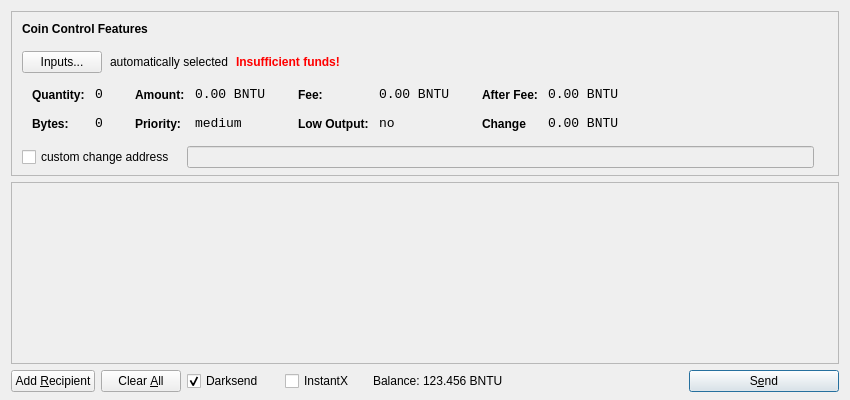
<?xml version="1.0" encoding="UTF-8"?>
<ui version="4.0">
 <class>SendCoinsDialog</class>
 <widget class="QDialog" name="SendCoinsDialog">
  <property name="geometry">
   <rect>
    <x>0</x>
    <y>0</y>
    <width>850</width>
    <height>400</height>
   </rect>
  </property>
  <property name="windowTitle">
   <string>Send Coins</string>
  </property>
  <layout class="QVBoxLayout" name="verticalLayout" stretch="0,1,0">
   <property name="bottomMargin">
    <number>8</number>
   </property>
   <item>
    <widget class="QFrame" name="frameCoinControl">
     <property name="sizePolicy">
      <sizepolicy hsizetype="Expanding" vsizetype="Expanding">
       <horstretch>0</horstretch>
       <verstretch>0</verstretch>
      </sizepolicy>
     </property>
     <property name="maximumSize">
      <size>
       <width>16777215</width>
       <height>16777215</height>
      </size>
     </property>
     <property name="frameShape">
      <enum>QFrame::StyledPanel</enum>
     </property>
     <property name="frameShadow">
      <enum>QFrame::Sunken</enum>
     </property>
     <layout class="QVBoxLayout" name="verticalLayoutCoinControl2">
      <property name="spacing">
       <number>-1</number>
      </property>
      <property name="leftMargin">
       <number>0</number>
      </property>
      <property name="topMargin">
       <number>0</number>
      </property>
      <property name="rightMargin">
       <number>0</number>
      </property>
      <property name="bottomMargin">
       <number>6</number>
      </property>
      <item>
       <layout class="QVBoxLayout" name="verticalLayoutCoinControl" stretch="0,0,0,0,1">
        <property name="spacing">
         <number>0</number>
        </property>
        <property name="leftMargin">
         <number>10</number>
        </property>
        <property name="topMargin">
         <number>10</number>
        </property>
        <item>
         <layout class="QHBoxLayout" name="horizontalLayoutCoinControl1">
          <property name="bottomMargin">
           <number>15</number>
          </property>
          <item>
           <widget class="QLabel" name="labelCoinControlFeatures">
            <property name="sizePolicy">
             <sizepolicy hsizetype="Preferred" vsizetype="Maximum">
              <horstretch>0</horstretch>
              <verstretch>0</verstretch>
             </sizepolicy>
            </property>
            <property name="font">
             <font>
              <weight>75</weight>
              <bold>true</bold>
             </font>
            </property>
            <property name="styleSheet">
             <string notr="true">font-weight:bold;</string>
            </property>
            <property name="text">
             <string>Coin Control Features</string>
            </property>
           </widget>
          </item>
         </layout>
        </item>
        <item>
         <layout class="QHBoxLayout" name="horizontalLayoutCoinControl2" stretch="0,0,0,0">
          <property name="spacing">
           <number>8</number>
          </property>
          <property name="bottomMargin">
           <number>10</number>
          </property>
          <item>
           <widget class="QPushButton" name="pushButtonCoinControl">
            <property name="styleSheet">
             <string notr="true"/>
            </property>
            <property name="text">
             <string>Inputs...</string>
            </property>
           </widget>
          </item>
          <item>
           <widget class="QLabel" name="labelCoinControlAutomaticallySelected">
            <property name="text">
             <string>automatically selected</string>
            </property>
            <property name="margin">
             <number>5</number>
            </property>
           </widget>
          </item>
          <item>
           <widget class="QLabel" name="labelCoinControlInsuffFunds">
            <property name="font">
             <font>
              <weight>75</weight>
              <bold>true</bold>
             </font>
            </property>
            <property name="styleSheet">
             <string notr="true">color:red;font-weight:bold;</string>
            </property>
            <property name="text">
             <string>Insufficient funds!</string>
            </property>
            <property name="margin">
             <number>5</number>
            </property>
           </widget>
          </item>
          <item>
           <spacer name="horizontalSpacerCoinControl">
            <property name="orientation">
             <enum>Qt::Horizontal</enum>
            </property>
            <property name="sizeHint" stdset="0">
             <size>
              <width>40</width>
              <height>1</height>
             </size>
            </property>
           </spacer>
          </item>
         </layout>
        </item>
        <item>
         <widget class="QWidget" name="widgetCoinControl" native="true">
          <property name="sizePolicy">
           <sizepolicy hsizetype="Preferred" vsizetype="Preferred">
            <horstretch>0</horstretch>
            <verstretch>0</verstretch>
           </sizepolicy>
          </property>
          <property name="minimumSize">
           <size>
            <width>0</width>
            <height>0</height>
           </size>
          </property>
          <property name="styleSheet">
           <string notr="true"/>
          </property>
          <layout class="QHBoxLayout" name="horizontalLayoutCoinControl5">
           <property name="margin">
            <number>0</number>
           </property>
           <item>
            <layout class="QHBoxLayout" name="horizontalLayoutCoinControl3" stretch="0,0,0,1">
             <property name="spacing">
              <number>20</number>
             </property>
             <property name="topMargin">
              <number>0</number>
             </property>
             <property name="bottomMargin">
              <number>10</number>
             </property>
             <item>
              <layout class="QFormLayout" name="formLayoutCoinControl1">
               <property name="horizontalSpacing">
                <number>10</number>
               </property>
               <property name="verticalSpacing">
                <number>14</number>
               </property>
               <property name="leftMargin">
                <number>10</number>
               </property>
               <property name="topMargin">
                <number>4</number>
               </property>
               <property name="rightMargin">
                <number>6</number>
               </property>
               <item row="0" column="0">
                <widget class="QLabel" name="labelCoinControlQuantityText">
                 <property name="styleSheet">
                  <string notr="true">font-weight:bold;</string>
                 </property>
                 <property name="text">
                  <string>Quantity:</string>
                 </property>
                 <property name="margin">
                  <number>0</number>
                 </property>
                </widget>
               </item>
               <item row="0" column="1">
                <widget class="QLabel" name="labelCoinControlQuantity">
                 <property name="font">
                  <font>
                   <family>Monospace</family>
                   <pointsize>10</pointsize>
                  </font>
                 </property>
                 <property name="cursor">
                  <cursorShape>IBeamCursor</cursorShape>
                 </property>
                 <property name="contextMenuPolicy">
                  <enum>Qt::ActionsContextMenu</enum>
                 </property>
                 <property name="text">
                  <string>0</string>
                 </property>
                 <property name="margin">
                  <number>0</number>
                 </property>
                 <property name="textInteractionFlags">
                  <set>Qt::LinksAccessibleByMouse|Qt::TextSelectableByKeyboard|Qt::TextSelectableByMouse</set>
                 </property>
                </widget>
               </item>
               <item row="1" column="0">
                <widget class="QLabel" name="labelCoinControlBytesText">
                 <property name="styleSheet">
                  <string notr="true">font-weight:bold;</string>
                 </property>
                 <property name="text">
                  <string>Bytes:</string>
                 </property>
                </widget>
               </item>
               <item row="1" column="1">
                <widget class="QLabel" name="labelCoinControlBytes">
                 <property name="font">
                  <font>
                   <family>Monospace</family>
                   <pointsize>10</pointsize>
                  </font>
                 </property>
                 <property name="cursor">
                  <cursorShape>IBeamCursor</cursorShape>
                 </property>
                 <property name="contextMenuPolicy">
                  <enum>Qt::ActionsContextMenu</enum>
                 </property>
                 <property name="text">
                  <string>0</string>
                 </property>
                 <property name="textInteractionFlags">
                  <set>Qt::LinksAccessibleByMouse|Qt::TextSelectableByKeyboard|Qt::TextSelectableByMouse</set>
                 </property>
                </widget>
               </item>
              </layout>
             </item>
             <item>
              <layout class="QFormLayout" name="formLayoutCoinControl2">
               <property name="horizontalSpacing">
                <number>10</number>
               </property>
               <property name="verticalSpacing">
                <number>14</number>
               </property>
               <property name="leftMargin">
                <number>6</number>
               </property>
               <property name="topMargin">
                <number>4</number>
               </property>
               <property name="rightMargin">
                <number>6</number>
               </property>
               <item row="0" column="0">
                <widget class="QLabel" name="labelCoinControlAmountText">
                 <property name="styleSheet">
                  <string notr="true">font-weight:bold;</string>
                 </property>
                 <property name="text">
                  <string>Amount:</string>
                 </property>
                 <property name="margin">
                  <number>0</number>
                 </property>
                </widget>
               </item>
               <item row="0" column="1">
                <widget class="QLabel" name="labelCoinControlAmount">
                 <property name="font">
                  <font>
                   <family>Monospace</family>
                   <pointsize>10</pointsize>
                  </font>
                 </property>
                 <property name="cursor">
                  <cursorShape>IBeamCursor</cursorShape>
                 </property>
                 <property name="contextMenuPolicy">
                  <enum>Qt::ActionsContextMenu</enum>
                 </property>
                 <property name="text">
                  <string>0.00 BNTU</string>
                 </property>
                 <property name="textInteractionFlags">
                  <set>Qt::LinksAccessibleByMouse|Qt::TextSelectableByKeyboard|Qt::TextSelectableByMouse</set>
                 </property>
                </widget>
               </item>
               <item row="1" column="0">
                <widget class="QLabel" name="labelCoinControlPriorityText">
                 <property name="styleSheet">
                  <string notr="true">font-weight:bold;</string>
                 </property>
                 <property name="text">
                  <string>Priority:</string>
                 </property>
                </widget>
               </item>
               <item row="1" column="1">
                <widget class="QLabel" name="labelCoinControlPriority">
                 <property name="font">
                  <font>
                   <family>Monospace</family>
                   <pointsize>10</pointsize>
                  </font>
                 </property>
                 <property name="cursor">
                  <cursorShape>IBeamCursor</cursorShape>
                 </property>
                 <property name="contextMenuPolicy">
                  <enum>Qt::ActionsContextMenu</enum>
                 </property>
                 <property name="text">
                  <string>medium</string>
                 </property>
                 <property name="textInteractionFlags">
                  <set>Qt::LinksAccessibleByMouse|Qt::TextSelectableByKeyboard|Qt::TextSelectableByMouse</set>
                 </property>
                </widget>
               </item>
              </layout>
             </item>
             <item>
              <layout class="QFormLayout" name="formLayoutCoinControl3">
               <property name="horizontalSpacing">
                <number>10</number>
               </property>
               <property name="verticalSpacing">
                <number>14</number>
               </property>
               <property name="leftMargin">
                <number>6</number>
               </property>
               <property name="topMargin">
                <number>4</number>
               </property>
               <property name="rightMargin">
                <number>6</number>
               </property>
               <item row="0" column="0">
                <widget class="QLabel" name="labelCoinControlFeeText">
                 <property name="styleSheet">
                  <string notr="true">font-weight:bold;</string>
                 </property>
                 <property name="text">
                  <string>Fee:</string>
                 </property>
                 <property name="margin">
                  <number>0</number>
                 </property>
                </widget>
               </item>
               <item row="0" column="1">
                <widget class="QLabel" name="labelCoinControlFee">
                 <property name="font">
                  <font>
                   <family>Monospace</family>
                   <pointsize>10</pointsize>
                  </font>
                 </property>
                 <property name="cursor">
                  <cursorShape>IBeamCursor</cursorShape>
                 </property>
                 <property name="contextMenuPolicy">
                  <enum>Qt::ActionsContextMenu</enum>
                 </property>
                 <property name="text">
                  <string>0.00 BNTU</string>
                 </property>
                 <property name="textInteractionFlags">
                  <set>Qt::LinksAccessibleByMouse|Qt::TextSelectableByKeyboard|Qt::TextSelectableByMouse</set>
                 </property>
                </widget>
               </item>
               <item row="1" column="0">
                <widget class="QLabel" name="labelCoinControlLowOutputText">
                 <property name="styleSheet">
                  <string notr="true">font-weight:bold;</string>
                 </property>
                 <property name="text">
                  <string>Low Output:</string>
                 </property>
                </widget>
               </item>
               <item row="1" column="1">
                <widget class="QLabel" name="labelCoinControlLowOutput">
                 <property name="font">
                  <font>
                   <family>Monospace</family>
                   <pointsize>10</pointsize>
                  </font>
                 </property>
                 <property name="cursor">
                  <cursorShape>IBeamCursor</cursorShape>
                 </property>
                 <property name="contextMenuPolicy">
                  <enum>Qt::ActionsContextMenu</enum>
                 </property>
                 <property name="text">
                  <string>no</string>
                 </property>
                 <property name="textInteractionFlags">
                  <set>Qt::LinksAccessibleByMouse|Qt::TextSelectableByKeyboard|Qt::TextSelectableByMouse</set>
                 </property>
                </widget>
               </item>
              </layout>
             </item>
             <item>
              <layout class="QFormLayout" name="formLayoutCoinControl4">
               <property name="horizontalSpacing">
                <number>10</number>
               </property>
               <property name="verticalSpacing">
                <number>14</number>
               </property>
               <property name="leftMargin">
                <number>6</number>
               </property>
               <property name="topMargin">
                <number>4</number>
               </property>
               <property name="rightMargin">
                <number>6</number>
               </property>
               <item row="0" column="0">
                <widget class="QLabel" name="labelCoinControlAfterFeeText">
                 <property name="styleSheet">
                  <string notr="true">font-weight:bold;</string>
                 </property>
                 <property name="text">
                  <string>After Fee:</string>
                 </property>
                 <property name="margin">
                  <number>0</number>
                 </property>
                </widget>
               </item>
               <item row="0" column="1">
                <widget class="QLabel" name="labelCoinControlAfterFee">
                 <property name="font">
                  <font>
                   <family>Monospace</family>
                   <pointsize>10</pointsize>
                  </font>
                 </property>
                 <property name="cursor">
                  <cursorShape>IBeamCursor</cursorShape>
                 </property>
                 <property name="contextMenuPolicy">
                  <enum>Qt::ActionsContextMenu</enum>
                 </property>
                 <property name="text">
                  <string>0.00 BNTU</string>
                 </property>
                 <property name="textInteractionFlags">
                  <set>Qt::LinksAccessibleByMouse|Qt::TextSelectableByKeyboard|Qt::TextSelectableByMouse</set>
                 </property>
                </widget>
               </item>
               <item row="1" column="0">
                <widget class="QLabel" name="labelCoinControlChangeText">
                 <property name="styleSheet">
                  <string notr="true">font-weight:bold;</string>
                 </property>
                 <property name="text">
                  <string>Change</string>
                 </property>
                </widget>
               </item>
               <item row="1" column="1">
                <widget class="QLabel" name="labelCoinControlChange">
                 <property name="font">
                  <font>
                   <family>Monospace</family>
                   <pointsize>10</pointsize>
                  </font>
                 </property>
                 <property name="cursor">
                  <cursorShape>IBeamCursor</cursorShape>
                 </property>
                 <property name="contextMenuPolicy">
                  <enum>Qt::ActionsContextMenu</enum>
                 </property>
                 <property name="text">
                  <string>0.00 BNTU</string>
                 </property>
                 <property name="textInteractionFlags">
                  <set>Qt::LinksAccessibleByMouse|Qt::TextSelectableByKeyboard|Qt::TextSelectableByMouse</set>
                 </property>
                </widget>
               </item>
              </layout>
             </item>
            </layout>
           </item>
          </layout>
         </widget>
        </item>
        <item>
         <layout class="QHBoxLayout" name="horizontalLayoutCoinControl4" stretch="0,0,0">
          <property name="spacing">
           <number>12</number>
          </property>
          <property name="sizeConstraint">
           <enum>QLayout::SetDefaultConstraint</enum>
          </property>
          <property name="topMargin">
           <number>5</number>
          </property>
          <property name="rightMargin">
           <number>5</number>
          </property>
          <item>
           <widget class="QCheckBox" name="checkBoxCoinControlChange">
            <property name="text">
             <string>custom change address</string>
            </property>
           </widget>
          </item>
          <item>
           <widget class="QLineEdit" name="lineEditCoinControlChange">
            <property name="enabled">
             <bool>false</bool>
            </property>
            <property name="sizePolicy">
             <sizepolicy hsizetype="Expanding" vsizetype="Fixed">
              <horstretch>0</horstretch>
              <verstretch>0</verstretch>
             </sizepolicy>
            </property>
           </widget>
          </item>
          <item>
           <widget class="QLabel" name="labelCoinControlChangeLabel">
            <property name="sizePolicy">
             <sizepolicy hsizetype="Preferred" vsizetype="Expanding">
              <horstretch>0</horstretch>
              <verstretch>0</verstretch>
             </sizepolicy>
            </property>
            <property name="minimumSize">
             <size>
              <width>0</width>
              <height>0</height>
             </size>
            </property>
            <property name="text">
             <string/>
            </property>
            <property name="margin">
             <number>3</number>
            </property>
           </widget>
          </item>
         </layout>
        </item>
        <item>
         <spacer name="verticalSpacerCoinControl">
          <property name="orientation">
           <enum>Qt::Vertical</enum>
          </property>
          <property name="sizeHint" stdset="0">
           <size>
            <width>800</width>
            <height>1</height>
           </size>
          </property>
         </spacer>
        </item>
       </layout>
      </item>
     </layout>
    </widget>
   </item>
   <item>
    <widget class="QScrollArea" name="scrollArea">
     <property name="widgetResizable">
      <bool>true</bool>
     </property>
     <widget class="QWidget" name="scrollAreaWidgetContents">
      <property name="geometry">
       <rect>
        <x>0</x>
        <y>0</y>
        <width>830</width>
        <height>165</height>
       </rect>
      </property>
      <layout class="QVBoxLayout" name="verticalLayout_2">
       <property name="margin">
        <number>0</number>
       </property>
       <item>
        <layout class="QVBoxLayout" name="entries">
         <property name="spacing">
          <number>6</number>
         </property>
        </layout>
       </item>
       <item>
        <spacer name="verticalSpacer">
         <property name="orientation">
          <enum>Qt::Vertical</enum>
         </property>
         <property name="sizeHint" stdset="0">
          <size>
           <width>20</width>
           <height>40</height>
          </size>
         </property>
        </spacer>
       </item>
      </layout>
     </widget>
    </widget>
   </item>
   <item>
    <layout class="QHBoxLayout" name="horizontalLayout">
     <item>
      <widget class="QPushButton" name="addButton">
       <property name="toolTip">
        <string>Send to multiple recipients at once</string>
       </property>
       <property name="text">
        <string>Add &amp;Recipient</string>
       </property>
       <property name="autoDefault">
        <bool>false</bool>
       </property>
      </widget>
     </item>
     <item>
      <widget class="QPushButton" name="clearButton">
       <property name="sizePolicy">
        <sizepolicy hsizetype="Minimum" vsizetype="Fixed">
         <horstretch>0</horstretch>
         <verstretch>0</verstretch>
        </sizepolicy>
       </property>
       <property name="toolTip">
        <string>Remove all transaction fields</string>
       </property>
       <property name="text">
        <string>Clear &amp;All</string>
       </property>
       <property name="autoRepeatDelay">
        <number>300</number>
       </property>
       <property name="autoDefault">
        <bool>false</bool>
       </property>
      </widget>
     </item>
     <item>
      <layout class="QHBoxLayout" name="horizontalLayout_2">
       <property name="spacing">
        <number>3</number>
       </property>
        <item>
        <widget class="QCheckBox" name="checkUseDarksend">
         <property name="minimumSize">
          <size>
           <width>95</width>
           <height>0</height>
          </size>
         </property>
         <property name="text">
          <string>Darksend</string>
         </property>
         <property name="checked">
          <bool>true</bool>
         </property>
        </widget>
       </item>
       <item>
        <widget class="QCheckBox" name="checkInstantX">
         <property name="enabled">
          <bool>true</bool>
         </property>
         <property name="minimumSize">
          <size>
           <width>85</width>
           <height>0</height>
          </size>
         </property>
         <property name="text">
          <string>InstantX</string>
         </property>
        </widget>
       </item>
       <item>
        <widget class="QLabel" name="label">
         <property name="sizePolicy">
          <sizepolicy hsizetype="Preferred" vsizetype="Fixed">
           <horstretch>0</horstretch>
           <verstretch>0</verstretch>
          </sizepolicy>
         </property>
         <property name="text">
          <string>Balance:</string>
         </property>
        </widget>
       </item>
       <item>
        <widget class="QLabel" name="labelBalance">
         <property name="sizePolicy">
          <sizepolicy hsizetype="Preferred" vsizetype="Fixed">
           <horstretch>0</horstretch>
           <verstretch>0</verstretch>
          </sizepolicy>
         </property>
         <property name="cursor">
          <cursorShape>IBeamCursor</cursorShape>
         </property>
         <property name="text">
          <string>123.456 BNTU</string>
         </property>
         <property name="textInteractionFlags">
          <set>Qt::LinksAccessibleByMouse|Qt::TextSelectableByKeyboard|Qt::TextSelectableByMouse</set>
         </property>
        </widget>
       </item>
      </layout>
     </item>
     <item>
      <spacer name="horizontalSpacer">
       <property name="orientation">
        <enum>Qt::Horizontal</enum>
       </property>
       <property name="sizeHint" stdset="0">
        <size>
         <width>40</width>
         <height>20</height>
        </size>
       </property>
      </spacer>
     </item>
     <item>
      <widget class="QPushButton" name="sendButton">
       <property name="minimumSize">
        <size>
         <width>150</width>
         <height>0</height>
        </size>
       </property>
       <property name="toolTip">
        <string>Confirm the send action</string>
       </property>
       <property name="text">
        <string>S&amp;end</string>
       </property>
       <property name="icon">
        <iconset resource="../buntu.qrc">
         <normaloff>:/icons/send</normaloff>:/icons/send</iconset>
       </property>
       <property name="default">
        <bool>true</bool>
       </property>
      </widget>
     </item>
    </layout>
   </item>
  </layout>
 </widget>
 <resources>
  <include location="../buntu.qrc"/>
 </resources>
 <connections/>
</ui>
